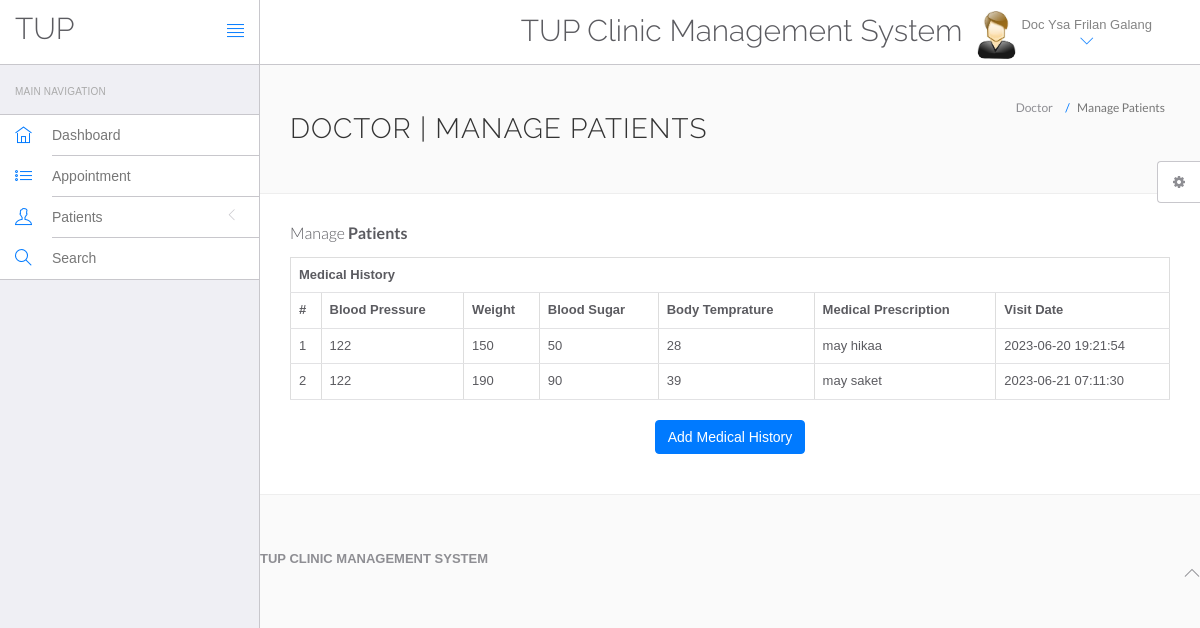
/hms/doctor/view-patient.php (signed in), run on the app's committed database.
### tables this page shows
CREATE TABLE `doctors` (
  `id` int(11) NOT NULL,
  `specilization` varchar(255) DEFAULT NULL,
  `doctorName` varchar(255) DEFAULT NULL,
  `address` longtext DEFAULT NULL,
  `docFees` varchar(255) DEFAULT NULL,
  `contactno` bigint(11) DEFAULT NULL,
  `docEmail` varchar(255) DEFAULT NULL,
  `password` varchar(255) DEFAULT NULL,
  `creationDate` timestamp NULL DEFAULT current_timestamp(),
  `updationDate` timestamp NULL DEFAULT NULL ON UPDATE current_timestamp()
);

CREATE TABLE `tblmedicalhistory` (
  `ID` int(10) NOT NULL,
  `PatientID` int(10) DEFAULT NULL,
  `BloodPressure` varchar(200) DEFAULT NULL,
  `BloodSugar` varchar(200) NOT NULL,
  `Weight` varchar(100) DEFAULT NULL,
  `Temperature` varchar(200) DEFAULT NULL,
  `MedicalPres` mediumtext DEFAULT NULL,
  `CreationDate` timestamp NOT NULL DEFAULT current_timestamp() ON UPDATE current_timestamp()
);

### hms/doctor/view-patient.php (the view, shortened to what this page needs)
<?php
include('include/config.php');
if(strlen($_SESSION['id']==0)) {
 header('location:logout.php');
  } else{
?>
<!DOCTYPE html>
<html lang="en">
	<head>
		<link rel="stylesheet" href="vendor/bootstrap/css/bootstrap.min.css">
		<link rel="stylesheet" href="vendor/fontawesome/css/font-awesome.min.css">
		<link rel="stylesheet" href="vendor/themify-icons/themify-icons.min.css">
		<link href="vendor/animate.css/animate.min.css" rel="stylesheet" media="screen">
		<link href="vendor/perfect-scrollbar/perfect-scrollbar.min.css" rel="stylesheet" media="screen">
		<link href="vendor/switchery/switchery.min.css" rel="stylesheet" media="screen">
		<link href="vendor/bootstrap-touchspin/jquery.bootstrap-touchspin.min.css" rel="stylesheet" media="screen">
		<link href="vendor/select2/select2.min.css" rel="stylesheet" media="screen">
		<link href="vendor/bootstrap-datepicker/bootstrap-datepicker3.standalone.min.css" rel="stylesheet" media="screen">
		<link href="vendor/bootstrap-timepicker/bootstrap-timepicker.min.css" rel="stylesheet" media="screen">
		<link rel="stylesheet" href="assets/css/styles.css">
		<link rel="stylesheet" href="assets/css/plugins.css">
		<link rel="stylesheet" href="assets/css/themes/theme-1.css" id="skin_color" />
	</head>
	<body>
		<div id="app">
<?php include('include/sidebar.php');?>
<div class="app-content">
<?php include('include/header.php');?>
<div class="main-content" >
<div class="wrap-content container" id="container">
<section id="page-title">
<div class="row">
<div class="col-sm-8">
<h1 class="mainTitle">Doctor | Manage Patients</h1>
</div>
<ol class="breadcrumb">
<li>
<span>Doctor</span>
</li>
<li class="active">
<span>Manage Patients</span>
</li>
</ol>
</div>
</section>
<div class="container-fluid container-fullw bg-white">
<div class="row">
<div class="col-md-12">
<h5 class="over-title margin-bottom-15">Manage <span class="text-bold">Patients</span></h5>
<?php
                               $vid=$_GET['viewid'];
$cnt=1;
                               ?>
<?php
$ret=mysqli_query($con,"select * from tblmedicalhistory  where PatientID='$vid'");
 ?>
<table id="datatable" class="table table-bordered dt-responsive nowrap" style="border-collapse: collapse; border-spacing: 0; width: 100%;">
  <tr align="center">
   <th colspan="8" >Medical History</th>
  </tr>
  <tr>
    <th>#</th>
<th>Blood Pressure</th>
<th>Weight</th>
<th>Blood Sugar</th>
<th>Body Temprature</th>
<th>Medical Prescription</th>
<th>Visit Date</th>
</tr>
<?php
while ($row=mysqli_fetch_array($ret)) {
  ?>
<tr>
  <td><?php echo $cnt;?></td>
 <td><?php  echo $row['BloodPressure'];?></td>
 <td><?php  echo $row['Weight'];?></td>
 <td><?php  echo $row['BloodSugar'];?></td>
  <td><?php  echo $row['Temperature'];?></td>
  <td><?php  echo $row['MedicalPres'];?></td>
  <td><?php  echo $row['CreationDate'];?></td>
</tr>
<?php $cnt=$cnt+1;} ?>
</table>
<p align="center">
 <button class="btn btn-primary waves-effect waves-light w-lg" data-toggle="modal" data-target="#myModal">Add Medical History</button></p>
</div>
</div>
</div>
</div>
	<?php include('include/footer.php');?>
	<?php include('include/setting.php');?>
		</div>
	</body>
</html>
<?php }  ?>

### hms/doctor/include/header.php (shortened to what this page needs)
<header class="navbar navbar-default navbar-static-top">
					<div class="navbar-header">
						<a class="navbar-brand" href="#">
							<h2 style="padding-top:20% ">TUP</h2>
						</a>
						<a href="#" class="sidebar-toggler pull-right visible-md visible-lg" data-toggle-class="app-sidebar-closed" data-toggle-target="#app">
							<i class="ti-align-justify"></i>
						</a>
					</div>
					<div class="navbar-collapse collapse">
						<ul class="nav navbar-right">
								<li  style="padding-top:2% ">
								<h2>TUP Clinic Management System</h2>
							</li>
							<li class="dropdown current-user">
								<a href class="dropdown-toggle" data-toggle="dropdown">
									<img src="assets/images/images.jpg" > <span class="username">
									<?php $query=mysqli_query($con,"select doctorName from doctors where id='".$_SESSION['id']."'");
while($row=mysqli_fetch_array($query))
{
	echo $row['doctorName'];
}
									?> <i class="ti-angle-down"></i></i></span>
								</a>
							</li>
						</ul>
					</div>
				</header>

### hms/doctor/assets/css/themes/theme-1.css (style rules this page uses)
body { background: #FAFAFA; }
header .navbar-header { background: #ffffff !important; border-right-color: #c8c7cc !important; border-bottom-color: #c8c7cc !important; }
header .navbar-header .sidebar-toggler, header .navbar-header .sidebar-mobile-toggler { color: #007aff !important; }
header .navbar-header .navbar-brand { color: #777 !important; }
header .navbar-collapse { background: #ffffff !important; border-bottom-color: #c8c7cc !important; box-shadow: none !important; }
header .navbar-collapse .navbar-right > li > a { color: #777; }
header .navbar-collapse .navbar-right > li > a i { color: #007aff !important; }

### data on the page
doctors: doctorName "Doc Ysa Frilan Galang"
tblmedicalhistory: BloodPressure "122", Weight "150", BloodSugar "50", Temperature "28", MedicalPres "may hikaa", CreationDate "2023-06-20 19:21:54"
tblmedicalhistory: BloodPressure "122", Weight "190", BloodSugar "90", Temperature "39", MedicalPres "may saket", CreationDate "2023-06-21 07:11:30"
